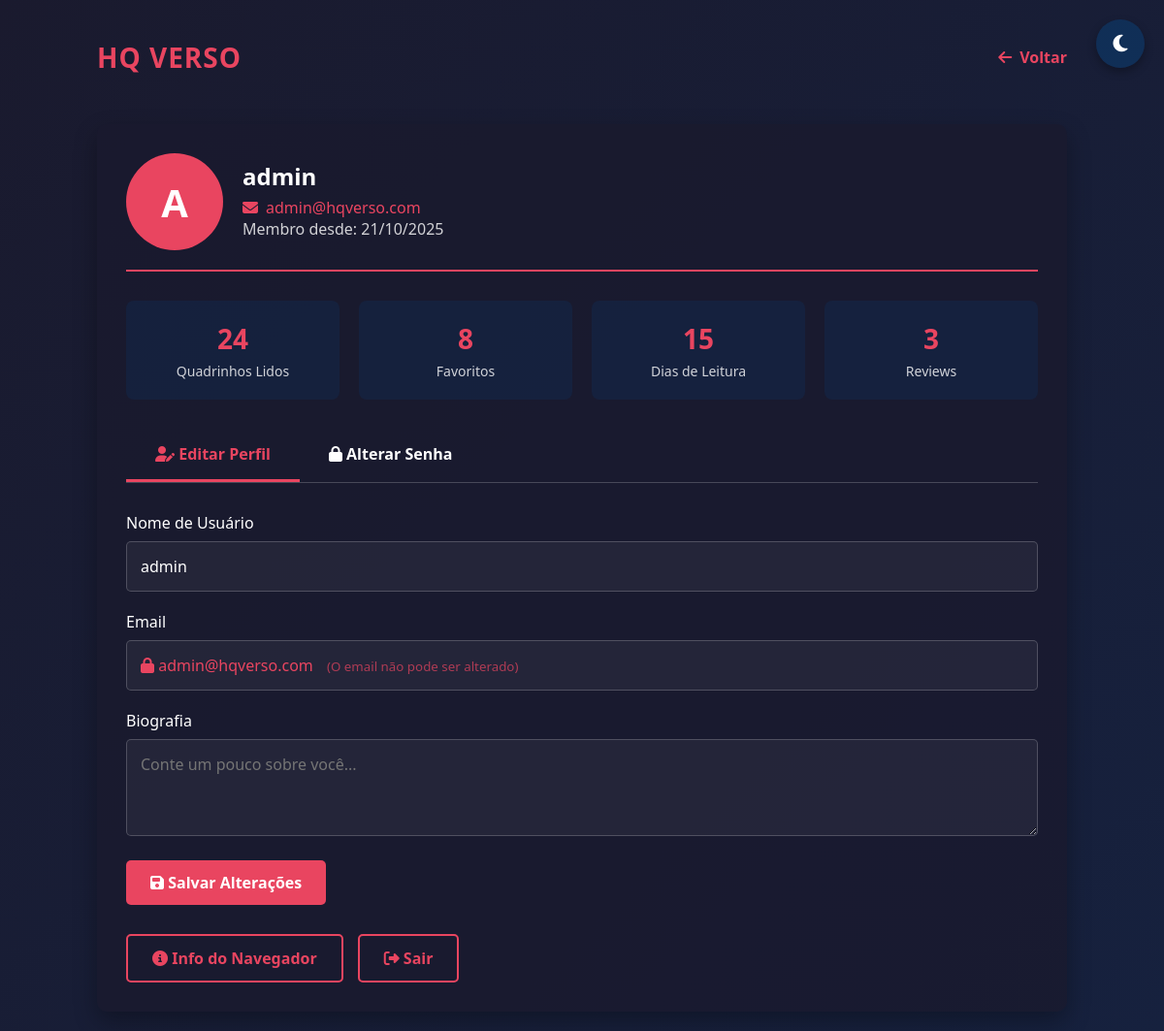
Screenshot of /perfil.php (signed in) with the database file from the repository.
### tables this page shows
CREATE TABLE `users` (
  `id` int(11) NOT NULL,
  `username` varchar(50) NOT NULL,
  `email` varchar(100) NOT NULL,
  `password` varchar(255) NOT NULL,
  `avatar` varchar(255) DEFAULT NULL,
  `avatar_file_name` varchar(255) DEFAULT NULL,
  `avatar_file_size` int(11) DEFAULT NULL,
  `avatar_mime_type` varchar(50) DEFAULT NULL,
  `avatar_updated_at` timestamp NULL DEFAULT NULL,
  `bio` text DEFAULT NULL,
  `role` enum('user','creator','moderator','admin') DEFAULT 'user',
  `created_at` timestamp NOT NULL DEFAULT current_timestamp(),
  `updated_at` timestamp NOT NULL DEFAULT current_timestamp() ON UPDATE current_timestamp()
);

### includes_auth.php (called while the page is built, shortened)
<?php
require_once 'config_database.php';
class Auth {
    private $conn;
    private $table = 'users';
    public function __construct() {
        $database = new Database();
        $this->conn = $database->getConnection();
    }
    public function getUserData($user_id) {
        try {
            $query = "SELECT id, username, email, avatar, bio, role, created_at
                     FROM " . $this->table . " WHERE id = :id";
            $stmt = $this->conn->prepare($query);
            $stmt->bindParam(":id", $user_id);
            $stmt->execute();
            if($stmt->rowCount() == 1) {
                return $stmt->fetch(PDO::FETCH_ASSOC);
            }
            return false;
        } catch(PDOException $exception) {
            return false;
        }
    }
}
$auth = new Auth();
?>

### config_database.php (called while the page is built, shortened)
<?php
class Database {
    private $host = "localhost";
    private $db_name = "hqsql";
    private $username = "root";
    private $password = "";
    public function getConnection() {
        $this->conn = null;
        try {
            $this->conn = new PDO(
                "mysql:host=" . $this->host . ";dbname=" . $this->db_name . ";charset=utf8mb4",
                $this->username,
                $this->password
            );
            $this->conn->setAttribute(PDO::ATTR_ERRMODE, PDO::ERRMODE_EXCEPTION);
        } catch(PDOException $exception) {
            echo "Erro de conexão: " . $exception->getMessage();
        }
        return $this->conn;
    }
}
?>

### perfil.php (the view, shortened to what this page needs)
<?php
require_once 'includes_auth.php';
$user_data = $auth->getUserData($_SESSION['user_id']);
$initial = strtoupper(substr($user_data['username'], 0, 1));
$active_tab = 'profile';
?>
<!DOCTYPE html>
<html lang="pt-BR">
<head>
    <link rel="stylesheet" href="https://cdnjs.cloudflare.com/ajax/libs/font-awesome/6.4.0/css/all.min.css">
</head>
<body>
    <button class="theme-toggle" id="themeToggle">
        <i class="fas fa-moon"></i>
    </button>
    <div class="container">
        <header>
            <a href="comics.php" class="logo">HQ VERSO</a>
            <a href="comics.php" class="back-btn">
                <i class="fas fa-arrow-left"></i> Voltar
            </a>
        </header>
        <div class="profile-container">
            <div class="profile-header">
                <div class="profile-avatar"><?php echo $initial; ?></div>
                <div class="profile-info">
                    <h2><?php echo htmlspecialchars($user_data['username']); ?></h2>
                    <div class="email-info">
                        <i class="fas fa-envelope"></i>
                        <?php echo htmlspecialchars($user_data['email']); ?>
                    </div>
                    <p>Membro desde: <?php echo date('d/m/Y', strtotime($user_data['created_at'])); ?></p>
                </div>
            </div>
            <div class="profile-stats">
                <div class="stat-card">
                    <div class="stat-number">24</div>
                    <div class="stat-label">Quadrinhos Lidos</div>
                </div>
                <div class="stat-card">
                    <div class="stat-number">8</div>
                    <div class="stat-label">Favoritos</div>
                </div>
                <div class="stat-card">
                    <div class="stat-number">15</div>
                    <div class="stat-label">Dias de Leitura</div>
                </div>
                <div class="stat-card">
                    <div class="stat-number">3</div>
                    <div class="stat-label">Reviews</div>
                </div>
            </div>
            <div class="tabs">
                <div class="tab <?php echo $active_tab === 'profile' ? 'active' : ''; ?>" data-tab="profile">
                    <i class="fas fa-user-edit"></i> Editar Perfil
                </div>
                <div class="tab <?php echo $active_tab === 'password' ? 'active' : ''; ?>" data-tab="password">
                    <i class="fas fa-lock"></i> Alterar Senha
                </div>
            </div>
            <div class="tab-content <?php echo $active_tab === 'profile' ? 'active' : ''; ?>" id="profile">
                <form method="POST">
                    <div class="form-group">
                        <label for="username">Nome de Usuário</label>
                        <input type="text" id="username" name="username"
                               value="<?php echo htmlspecialchars($user_data['username']); ?>" required>
                    </div>
                    <div class="form-group">
                        <label for="email">Email</label>
                        <div class="email-display">
                            <i class="fas fa-lock"></i>
                            <?php echo htmlspecialchars($user_data['email']); ?>
                            <small style="opacity: 0.7; margin-left: 10px;">(O email não pode ser alterado)</small>
                        </div>
                    </div>
                    <div class="form-group">
                        <label for="bio">Biografia</label>
                        <textarea id="bio" name="bio" placeholder="Conte um pouco sobre você..."><?php echo htmlspecialchars($user_data['bio'] ?? ''); ?></textarea>
                    </div>
                    <button type="submit" class="btn btn-primary">
                        <i class="fas fa-save"></i> Salvar Alterações
                    </button>
                </form>
            </div>
            <div class="profile-actions">
                <a href="detection.html" class="btn btn-outline">
                    <i class="fas fa-info-circle"></i> Info do Navegador
                </a>
                <a href="logout.php" class="btn btn-outline">
                    <i class="fas fa-sign-out-alt"></i> Sair
                </a>
            </div>
        </div>
    </div>
</body>
</html>

### perfil.php (style rules this page uses)
* { margin: 0; padding: 0; box-sizing: border-box; font-family: 'Segoe UI', Tahoma, Geneva, Verdana, sans-serif; transition: background-color 0.3s ease, color 0.3s ease; }
body { background: linear-gradient(135deg, #1a1a2e 0%, #16213e 100%); color: #fff; min-height: 100vh; padding: 20px; }
.container { max-width: 1000px; margin: 0 auto; }
header { display: flex; justify-content: space-between; align-items: center; padding: 20px 0; margin-bottom: 30px; }
.logo { font-size: 28px; font-weight: 800; color: #e94560; text-decoration: none; letter-spacing: 1px; }
.back-btn { color: #e94560; text-decoration: none; font-weight: 600; display: flex; align-items: center; gap: 8px; }
.profile-container { background: rgba(26, 26, 46, 0.8); border-radius: 10px; padding: 30px; box-shadow: 0 10px 25px rgba(0, 0, 0, 0.3); transition: all 0.3s ease; }
.profile-header { display: flex; align-items: center; margin-bottom: 30px; padding-bottom: 20px; border-bottom: 2px solid #e94560; }
.profile-avatar { width: 100px; height: 100px; border-radius: 50%; background: #e94560; display: flex; align-items: center; justify-content: center; font-size: 40px; font-weight: bold; margin-right: 20px; flex-shrink: 0; }
.profile-info h2 { font-size: 24px; margin-bottom: 5px; }
.profile-info p { opacity: 0.8; margin-bottom: 5px; }
.email-info { display: flex; align-items: center; gap: 8px; color: #e94560; font-weight: 500; }
.profile-stats { display: grid; grid-template-columns: repeat(auto-fit, minmax(200px, 1fr)); gap: 20px; margin-bottom: 30px; }
.stat-card { background: rgba(15, 52, 96, 0.3); padding: 20px; border-radius: 8px; text-align: center; transition: all 0.3s ease; }
.stat-number { font-size: 28px; font-weight: 700; color: #e94560; margin-bottom: 5px; }
.stat-label { font-size: 14px; opacity: 0.8; }
.tabs { display: flex; margin-bottom: 30px; border-bottom: 1px solid rgba(255, 255, 255, 0.2); }
.tab { padding: 15px 30px; cursor: pointer; transition: all 0.3s ease; font-weight: 600; border-bottom: 3px solid transparent; }
.tab.active { color: #e94560; border-bottom: 3px solid #e94560; }
.tab-content { display: none; }
.tab-content.active { display: block; animation: fadeIn 0.5s ease; }
.form-group { margin-bottom: 20px; }
.form-group label { display: block; margin-bottom: 8px; font-weight: 500; }
.form-group input, .form-group textarea { width: 100%; padding: 14px; border: 1px solid rgba(255, 255, 255, 0.2); border-radius: 5px; background: rgba(255, 255, 255, 0.05); color: #fff; font-size: 16px; transition: border 0.3s ease; }
.form-group textarea { height: 100px; resize: vertical; }
.email-display { padding: 14px; background: rgba(255, 255, 255, 0.05); border: 1px solid rgba(255, 255, 255, 0.2); border-radius: 5px; color: #e94560; font-weight: 500; }
.btn { padding: 12px 25px; border-radius: 5px; font-weight: 600; cursor: pointer; transition: all 0.3s ease; text-decoration: none; display: inline-block; border: none; font-size: 16px; }
.btn-primary { background: #e94560; color: white; }
.btn-outline { background: transparent; border: 2px solid #e94560; color: #e94560; }
.theme-toggle { position: fixed; top: 20px; right: 20px; background: rgba(15, 52, 96, 0.8); color: white; border: none; border-radius: 50%; width: 50px; height: 50px; display: flex; align-items: center; justify-content: center; cursor: pointer; font-size: 20px; box-shadow: 0 4px 10px rgba(0, 0, 0, 0.3); transition: all 0.3s ease; z-index: 1000; }
.profile-actions { display: flex; gap: 15px; flex-wrap: wrap; margin-top: 30px; }

### rows the page displays
users: username "A", username "admin", email "admin@hqverso.com", created_at "21/10/2025"
